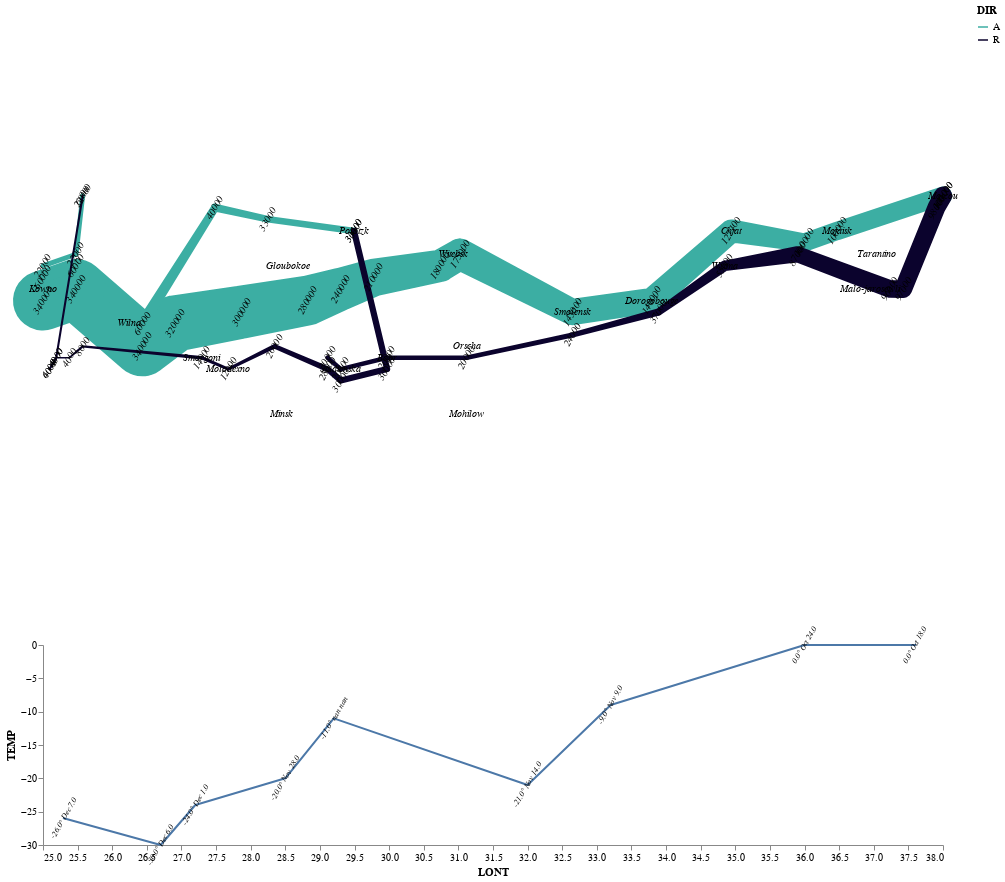

Write notebook code for a chart like this one.
### Code cell
#combining temperature chart with map chart
final_chart = alt.vconcat(map_chart, temp).configure_view(
    width=800,
    height=200,
    strokeWidth=0
).configure_axis(
    grid=False,
    labelFont="Calibri",
    titleFont="Calibri"
)
final_chart.background='white'
final_chart

### Figure 1 — Vega-Lite specification as saved in the notebook (floating-point values rounded to 4 significant figures)
{"config": {"view": {"continuousWidth": 400, "continuousHeight": 300, "height": 200, "strokeWidth": 0, "width": 800}, "axis": {"grid": false, "labelFont": "Calibri", "titleFont": "Calibri"}}, "vconcat": [{"layer": [{"data": {"name": "data-8453d2203340baa0808b16c6a7cde8cd"}, "mark": "trail", "encoding": {"color": {"type": "nominal", "field": "DIR", "scale": {"range": ["#3caea3", "#0b032d"]}}, "detail": {"type": "quantitative", "field": "DIV"}, "latitude": {"field": "LATP", "type": "quantitative"}, "longitude": {"field": "LONP", "type": "quantitative"}, "size": {"type": "quantitative", "field": "SURV", "legend": null, "scale": {"range": [1, 60]}}}}, {"data": {"name": "data-09a84a2cca3e202a740f0b269ef96a7e"}, "mark": {"type": "text", "color": "black", "font": "Calibri", "fontSize": 10, "fontStyle": "italic"}, "encoding": {"latitude": {"field": "LATC", "type": "quantitative"}, "longitude": {"field": "LONC", "type": "quantitative"}, "text": {"type": "nominal", "field": "CITY"}}}, {"data": {"name": "data-8453d2203340baa0808b16c6a7cde8cd"}, "mark": {"type": "text", "angle": 300, "color": "black", "font": "Calibri", "fontSize": 10, "fontStyle": "italic"}, "encoding": {"latitude": {"field": "LATP", "type": "quantitative"}, "longitude": {"field": "LONP", "type": "quantitative"}, "text": {"type": "quantitative", "field": "SURV"}}}], "height": 600, "width": 900}, {"layer": [{"data": {"name": "data-d57602e56abc96303705364738e321a0"}, "mark": "trail", "encoding": {"x": {"type": "quantitative", "field": "LONT"}, "y": {"type": "quantitative", "field": "TEMP"}}, "height": 200, "width": 900}, {"data": {"name": "data-d57602e56abc96303705364738e321a0"}, "mark": {"type": "text", "angle": 300, "color": "black", "font": "Calibri", "fontSize": 8, "fontStyle": "italic"}, "encoding": {"text": {"type": "nominal", "field": "label"}, "x": {"type": "quantitative", "field": "LONT"}, "y": {"type": "quantitative", "field": "TEMP"}}}]}], "background": "white", "$schema": "https://vega.github.io/schema/vega-lite/v4.0.2.json", "datasets": {"data-8453d2203340baa0808b16c6a7cde8cd": [{"LONP": 24.0, "LATP": 54.9, "SURV": 340000, "DIR": "A", "DIV": 1}, {"LONP": 24.5, "LATP": 55.0, "SURV": 340000, "DIR": "A", "DIV": 1}, {"LONP": 25.5, "LATP": 54.5, "SURV": 340000, "DIR": "A", "DIV": 1}, {"LONP": 26.0, "LATP": 54.7, "SURV": 320000, "DIR": "A", "DIV": 1}, {"LONP": 27.0, "LATP": 54.8, "SURV": 300000, "DIR": "A", "DIV": 1}, {"LONP": 28.0, "LATP": 54.9, "SURV": 280000, "DIR": "A", "DIV": 1}, {"LONP": 28.5, "LATP": 55.0, "SURV": 240000, "DIR": "A", "DIV": 1}, {"LONP": 29.0, "LATP": 55.1, "SURV": 210000, "DIR": "A", "DIV": 1}, {"LONP": 30.0, "LATP": 55.2, "SURV": 180000, "DIR": "A", "DIV": 1}, {"LONP": 30.3, "LATP": 55.3, "SURV": 175000, "DIR": "A", "DIV": 1}, {"LONP": 32.0, "LATP": 54.8, "SURV": 145000, "DIR": "A", "DIV": 1}, {"LONP": 33.2, "LATP": 54.9, "SURV": 140000, "DIR": "A", "DIV": 1}, {"LONP": 34.4, "LATP": 55.5, "SURV": 127100, "DIR": "A", "DIV": 1}, {"LONP": 35.5, "LATP": 55.4, "SURV": 100000, "DIR": "A", "DIV": 1}, {"LONP": 36.0, "LATP": 55.5, "SURV": 100000, "DIR": "A", "DIV": 1}, {"LONP": 37.6, "LATP": 55.8, "SURV": 100000, "DIR": "R", "DIV": 1}, {"LONP": 37.5, "LATP": 55.7, "SURV": 98000, "DIR": "R", "DIV": 1}, {"LONP": 37.0, "LATP": 55.0, "SURV": 97000, "DIR": "R", "DIV": 1}, {"LONP": 36.8, "LATP": 55.0, "SURV": 96000, "DIR": "R", "DIV": 1}, {"LONP": 35.4, "LATP": 55.3, "SURV": 87000, "DIR": "R", "DIV": 1}, {"LONP": 34.3, "LATP": 55.2, "SURV": 55000, "DIR": "R", "DIV": 1}, {"LONP": 33.3, "LATP": 54.8, "SURV": 37000, "DIR": "R", "DIV": 1}, {"LONP": 32.0, "LATP": 54.6, "SURV": 24000, "DIR": "R", "DIV": 1}, {"LONP": 30.4, "LATP": 54.4, "SURV": 20000, "DIR": "R", "DIV": 1}, {"LONP": 29.2, "LATP": 54.4, "SURV": 20000, "DIR": "R", "DIV": 1}, {"LONP": 28.5, "LATP": 54.3, "SURV": 20000, "DIR": "R", "DIV": 1}, {"LONP": 28.3, "LATP": 54.4, "SURV": 20000, "DIR": "R", "DIV": 1}, {"LONP": 24.0, "LATP": 55.1, "SURV": 60000, "DIR": "A", "DIV": 2}, {"LONP": 24.5, "LATP": 55.2, "SURV": 60000, "DIR": "A", "DIV": 2}, {"LONP": 25.5, "LATP": 54.7, "SURV": 60000, "DIR": "A", "DIV": 2}, {"LONP": 26.6, "LATP": 55.7, "SURV": 40000, "DIR": "A", "DIV": 2}, {"LONP": 27.4, "LATP": 55.6, "SURV": 33000, "DIR": "A", "DIV": 2}, {"LONP": 28.7, "LATP": 55.5, "SURV": 30000, "DIR": "R", "DIV": 2}, {"LONP": 29.2, "LATP": 54.3, "SURV": 30000, "DIR": "R", "DIV": 2}, {"LONP": 28.5, "LATP": 54.2, "SURV": 30000, "DIR": "R", "DIV": 2}, {"LONP": 28.3, "LATP": 54.3, "SURV": 28000, "DIR": "R", "DIV": 2}, {"LONP": 27.5, "LATP": 54.5, "SURV": 20000, "DIR": "R", "DIV": 2}, {"LONP": 26.8, "LATP": 54.3, "SURV": 12000, "DIR": "R", "DIV": 2}, {"LONP": 26.4, "LATP": 54.4, "SURV": 14000, "DIR": "R", "DIV": 2}, {"LONP": 24.6, "LATP": 54.5, "SURV": 8000, "DIR": "R", "DIV": 2}, {"LONP": 24.4, "LATP": 54.4, "SURV": 4000, "DIR": "R", "DIV": 2}, {"LONP": 24.2, "LATP": 54.4, "SURV": 4000, "DIR": "R", "DIV": 2}, {"LONP": 24.1, "LATP": 54.3, "SURV": 4000, "DIR": "R", "DIV": 2}, {"LONP": 24.0, "LATP": 55.2, "SURV": 22000, "DIR": "A", "DIV": 3}, {"LONP": 24.5, "LATP": 55.3, "SURV": 22000, "DIR": "A", "DIV": 3}, {"LONP": 24.6, "LATP": 55.8, "SURV": 6000, "DIR": "R", "DIV": 3}, {"LONP": 24.2, "LATP": 54.4, "SURV": 6000, "DIR": "R", "DIV": 3}, {"LONP": 24.1, "LATP": 54.3, "SURV": 6000, "DIR": "R", "DIV": 3}, {"LONP": 37.6, "LATP": 55.8, "SURV": 100000, "DIR": "A", "DIV": 1}, {"LONP": 28.7, "LATP": 55.5, "SURV": 33000, "DIR": "A", "DIV": 2}, {"LONP": 24.6, "LATP": 55.8, "SURV": 22000, "DIR": "A", "DIV": 3}], "data-09a84a2cca3e202a740f0b269ef96a7e": [{"LONC": 24.0, "LATC": 55.0, "CITY": "Kowno"}, {"LONC": 25.3, "LATC": 54.7, "CITY": "Wilna"}, {"LONC": 26.4, "LATC": 54.4, "CITY": "Smorgoni"}, {"LONC": 26.8, "LATC": 54.3, "CITY": "Molodexno"}, {"LONC": 27.7, "LATC": 55.2, "CITY": "Gloubokoe"}, {"LONC": 27.6, "LATC": 53.9, "CITY": "Minsk"}, {"LONC": 28.5, "LATC": 54.3, "CITY": "Studienska"}, {"LONC": 28.7, "LATC": 55.5, "CITY": "Polotzk"}, {"LONC": 29.2, "LATC": 54.4, "CITY": "Bobr"}, {"LONC": 30.2, "LATC": 55.3, "CITY": "Witebsk"}, {"LONC": 30.4, "LATC": 54.5, "CITY": "Orscha"}, {"LONC": 30.4, "LATC": 53.9, "CITY": "Mohilow"}, {"LONC": 32.0, "LATC": 54.8, "CITY": "Smolensk"}, {"LONC": 33.2, "LATC": 54.9, "CITY": "Dorogobouge"}, {"LONC": 34.3, "LATC": 55.2, "CITY": "Wixma"}, {"LONC": 34.4, "LATC": 55.5, "CITY": "Chjat"}, {"LONC": 36.0, "LATC": 55.5, "CITY": "Mojaisk"}, {"LONC": 37.6, "LATC": 55.8, "CITY": "Moscou"}, {"LONC": 36.6, "LATC": 55.3, "CITY": "Tarantino"}, {"LONC": 36.5, "LATC": 55.0, "CITY": "Malo-jarosewli"}], "data-d57602e56abc96303705364738e321a0": [{"LONT": 37.6, "TEMP": 0.0, "DAYS": 6.0, "DATE": "Oct-18.0", "label": "0.0° Oct 18.0"}, {"LONT": 36.0, "TEMP": 0.0, "DAYS": 6.0, "DATE": "Oct-24.0", "label": "0.0° Oct 24.0"}, {"LONT": 33.2, "TEMP": -9.0, "DAYS": 16.0, "DATE": "Nov-9.0", "label": "-9.0° Nov 9.0"}, {"LONT": 32.0, "TEMP": -21.0, "DAYS": 5.0, "DATE": "Nov-14.0", "label": "-21.0° Nov 14.0"}, {"LONT": 29.2, "TEMP": -11.0, "DAYS": 10.0, "DATE": "nan-nan", "label": "-11.0° nan nan"}, {"LONT": 28.5, "TEMP": -20.0, "DAYS": 4.0, "DATE": "Nov-28.0", "label": "-20.0° Nov 28.0"}, {"LONT": 27.2, "TEMP": -24.0, "DAYS": 3.0, "DATE": "Dec-1.0", "label": "-24.0° Dec 1.0"}, {"LONT": 26.7, "TEMP": -30.0, "DAYS": 5.0, "DATE": "Dec-6.0", "label": "-30.0° Dec 6.0"}, {"LONT": 25.3, "TEMP": -26.0, "DAYS": 1.0, "DATE": "Dec-7.0", "label": "-26.0° Dec 7.0"}]}}
